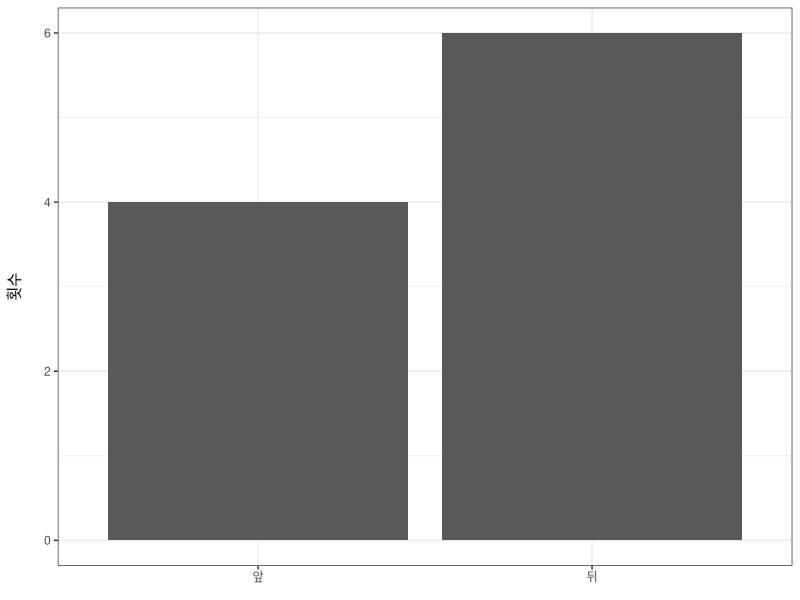
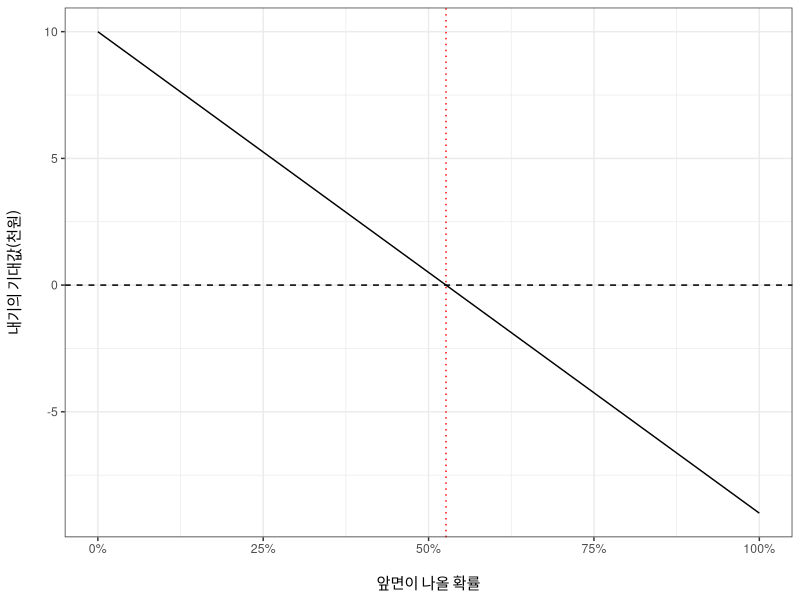

The R script that drew these images, in order:
## ---- chunk 1
knitr::opts_chunk$set(echo = FALSE)
knitr::opts_chunk$set(fig.align = "center")
knitr::opts_chunk$set(out.width = 500)
knitr::opts_chunk$set(fig.width = 5)
knitr::opts_chunk$set(fig.height = 5)
knitr::opts_chunk$set(fig.retina = 2)

library(tidyverse)
theme_set(theme_bw())
## ---- chunk 2
set.seed(1024)
tosses <- rbernoulli(10, p=0.6) %>%
  walk(function (x) {
    if (x) {
      cat("앞 ")
    } else {
      cat("뒤 ")
    }
  })
## ---- chunk 3
p <- qplot(tosses) +
  scale_y_continuous("횟수\n") +
  scale_x_discrete(element_blank(), labels=c('앞', '뒤'),
                   breaks=c(TRUE, FALSE), limits=c(TRUE, FALSE))
p
## ---- chunk 4
payoffs <- tibble(pHead=seq(0, 1, 0.01)) %>%
  mutate(payoff=-9*pHead+10*(1-pHead))

p <- ggplot(payoffs, aes(x=pHead, y=payoff)) +
  geom_hline(yintercept=0, linetype='dashed') +
  geom_vline(xintercept=10/19, linetype='dotted', color='red') +
  geom_line() +
  scale_x_continuous("\n앞면이 나올 확률", labels=scales::percent) +
  scale_y_continuous("내기의 기대값(천원)\n")
p
